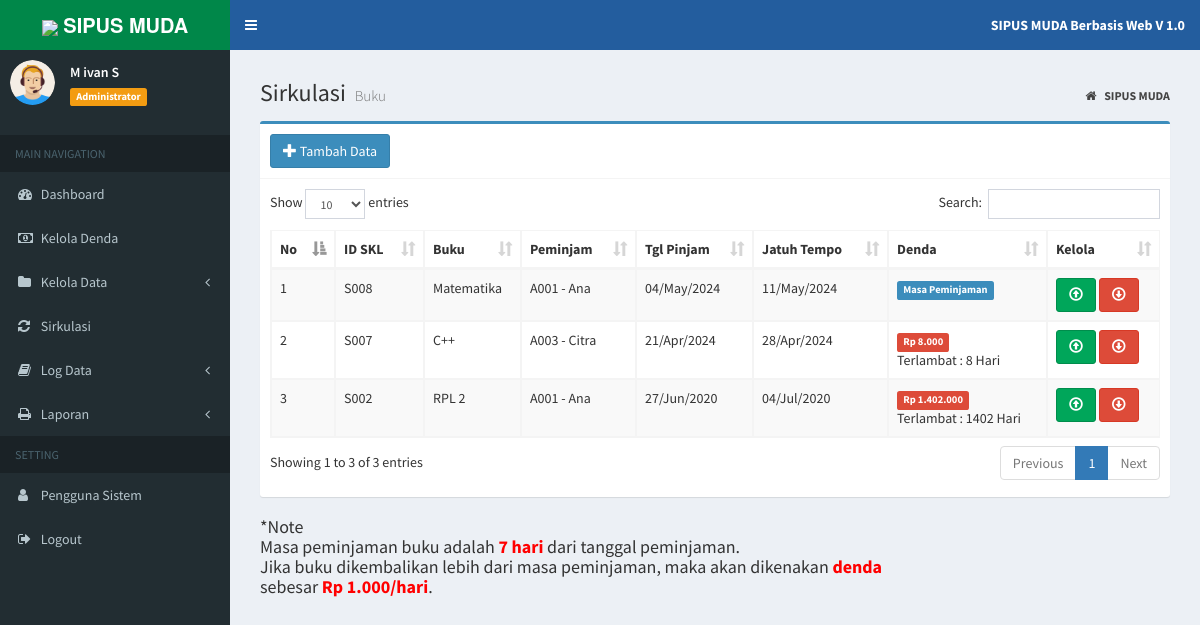
The app's page /index.php?page=data_sirkul (signed in) with its own data.
### tables this page shows
CREATE TABLE `tb_sirkulasi` (
  `id_sk` varchar(20) NOT NULL,
  `id_buku` varchar(10) NOT NULL,
  `id_anggota` varchar(10) NOT NULL,
  `tgl_pinjam` date NOT NULL,
  `tgl_kembali` date NOT NULL,
  `tgl_dikembalikan` date DEFAULT NULL,
  `status` enum('PIN','KEM') NOT NULL
);

CREATE TABLE `tb_buku` (
  `id_buku` varchar(10) NOT NULL,
  `judul_buku` varchar(30) NOT NULL,
  `pengarang` varchar(30) NOT NULL,
  `penerbit` varchar(30) NOT NULL,
  `th_terbit` year(4) NOT NULL
);

CREATE TABLE `tb_anggota` (
  `id_anggota` varchar(10) NOT NULL,
  `username` varchar(25) NOT NULL,
  `password` varchar(255) NOT NULL,
  `nama` varchar(20) NOT NULL,
  `jekel` enum('Laki-laki','Perempuan') NOT NULL,
  `kelas` varchar(50) NOT NULL,
  `no_hp` varchar(15) NOT NULL,
  `tempat_lahir` varchar(50) DEFAULT NULL,
  `lahir` date DEFAULT NULL,
  `alamat` varchar(255) DEFAULT NULL
);

CREATE TABLE `tb_denda` (
  `id` int(2) NOT NULL,
  `denda` int(6) NOT NULL
);

### admin/sirkul/data_sirkul.php (the view, shortened to what this page needs)
<section class="content-header">
	<h1>
		Sirkulasi
		<small>Buku</small>
	</h1>
	<ol class="breadcrumb">
		<li>
			<a href="index.php">
				<i class="fa fa-home"></i>
				<b>SIPUS MUDA</b>
			</a>
		</li>
	</ol>
</section>
<?php
if ($data_level == "Administrator") {
?>
	<section class="content">
		<div class="box box-primary">
			<div class="box-header with-border">
				<a href="?page=add_sirkul" title="Tambah Data" class="btn btn-primary">
					<i class="glyphicon glyphicon-plus"></i> Tambah Data</a>
			</div>
			<div class="box-body">
				<div class="table-responsive">
					<table id="example1" class="table table-bordered table-striped">
						<thead>
							<tr>
								<th>No</th>
								<th>ID SKL</th>
								<th>Buku</th>
								<th>Peminjam</th>
								<th>Tgl Pinjam</th>
								<th>Jatuh Tempo</th>
								<th>Denda</th>
								<th>Kelola</th>
							</tr>
						</thead>
						<tbody>
							<?php
							$no = 1;
							$sql = $koneksi->query("SELECT s.id_sk, b.judul_buku,
				  a.id_anggota,
				  a.nama,
				  s.tgl_pinjam,
				  s.tgl_kembali
                  from tb_sirkulasi s inner join tb_buku b on s.id_buku=b.id_buku
				  inner join tb_anggota a on s.id_anggota=a.id_anggota where status='PIN' order by tgl_pinjam desc");
							while ($data = $sql->fetch_assoc()) {
							?>
								<tr>
									<td>
										<?php echo $no++; ?>
									</td>
									<td>
										<?php echo $data['id_sk']; ?>
									</td>
									<td>
										<?php echo $data['judul_buku']; ?>
									</td>
									<td>
										<?php echo $data['id_anggota']; ?>
										-
										<?php echo $data['nama']; ?>
									</td>
									<td>
										<?php $tgl = $data['tgl_pinjam'];
										echo date("d/M/Y", strtotime($tgl)) ?>
									</td>
									<td>
										<?php $tgl = $data['tgl_kembali'];
										echo date("d/M/Y", strtotime($tgl)) ?>
									</td>
									<?php
									$sql_cek = "SELECT * FROM tb_denda";
									$query_cek = mysqli_query($koneksi, $sql_cek);
									$data_cek = mysqli_fetch_array($query_cek, MYSQLI_BOTH);
									$u_denda = $data_cek['denda'];
									$rupiah = "Rp " . number_format($u_denda, 0, ",", ".");
									$tgl1 = date("Y-m-d");
									$tgl2 = $data['tgl_kembali'];
									$pecah1 = explode("-", $tgl1);
									$date1 = $pecah1[2];
									$month1 = $pecah1[1];
									$year1 = $pecah1[0];
									$pecah2 = explode("-", $tgl2);
									$date2 = $pecah2[2];
									$month2 = $pecah2[1];
									$year2 =  $pecah2[0];
									$jd1 = GregorianToJD($month1, $date1, $year1);
									$jd2 = GregorianToJD($month2, $date2, $year2);
									$selisih = $jd1 - $jd2;
									$denda = $selisih * $u_denda;
									$dendarupiah = "Rp " . number_format($denda, 0, ",", ".");
									?>
									<td>
										<?php if ($selisih <= 0) { ?>
											<span class="label label-primary">Masa Peminjaman</span>
										<?php } elseif ($selisih > 0) { ?>
											<span class="label label-danger">
												<?= $dendarupiah ?>
											</span>
											<br> Terlambat :
											<?= $selisih ?>
											Hari
									</td>
								<?php } ?>
								<td>
									<a href="?page=panjang&kode=<?php echo $data['id_sk']; ?>" onclick="return confirm('Perpanjang Data Ini ?')" title="Perpanjang" class="btn btn-success">
										<i class="glyphicon glyphicon-upload"></i>
									</a>
									<a href="?page=kembali&kode=<?php echo $data['id_sk']; ?>" onclick="return confirm('Kembalikan Buku Ini ?')" title="Kembalikan" class="btn btn-danger">
										<i class="glyphicon glyphicon-download"></i>
								</td>
								</tr>
							<?php
							}
							?>
						</tbody>
					</table>
				</div>
			</div>
		</div>
		<h4> *Note
			<br> Masa peminjaman buku adalah <span style="color:red; font-weight:bold;">7 hari</span> dari tanggal peminjaman.
			<br> Jika buku dikembalikan lebih dari masa peminjaman, maka akan dikenakan <span style="color:red; font-weight:bold;">denda</span>
			<br> sebesar <span style="color:red; font-weight:bold;"><?php echo $rupiah; ?>/hari</span>.
		</h4>
	</section>
<?php
}
?>

### index.php (shortened to what this page needs)
<?php
if (isset($_SESSION["ses_username"]) == "") {
	header("location: login.php");
} else {
	$data_nama = $_SESSION["ses_nama"];
	$data_level = $_SESSION["ses_level"];
}
include "inc/koneksi.php";
?>
<!DOCTYPE html>
<html>
<head>
	<link rel="stylesheet" href="bootstrap/css/bootstrap.min.css">
	<link rel="stylesheet" href="https://cdnjs.cloudflare.com/ajax/libs/font-awesome/4.5.0/css/font-awesome.min.css">
	<link rel="stylesheet" href="https://cdnjs.cloudflare.com/ajax/libs/ionicons/2.0.1/css/ionicons.min.css">
	<link rel="stylesheet" href="plugins/datatables/dataTables.bootstrap.css">
	<link rel="stylesheet" href="plugins/select2/select2.min.css">
	<link rel="stylesheet" href="dist/css/AdminLTE.min.css">
	<link rel="stylesheet" href="dist/css/skins/_all-skins.min.css">
</head>
<body class="hold-transition skin-green sidebar-mini">
	<div class="wrapper">
		<header class="main-header">
			<a href="index.php" class="logo">
				<span class="logo-lg">
					<img src="dist/img/smp.png" width="37px">
					<b>SIPUS MUDA</b>
				</span>
			</a>
			<nav class="navbar navbar-static-top">
				<a href="#" class="sidebar-toggle" data-toggle="offcanvas" role="button">
				</a>
				<div class="navbar-custom-menu">
					<ul class="nav navbar-nav">
						<li class="dropdown messages-menu">
							<a class="dropdown-toggle">
								<span>
									<b>
									SIPUS MUDA Berbasis Web V 1.0
									</b>
								</span>
							</a>
						</li>
					</ul>
				</div>
			</nav>
		</header>
		<aside class="main-sidebar">
			<section class="sidebar">
				</<b>
				<div class="user-panel">
					<div class="pull-left image">
						<img src="dist/img/avatar.png" class="img-circle" alt="User Image">
					</div>
					<div class="pull-left info">
						<p>
							<?php echo $data_nama; ?>
						</p>
						<span class="label label-warning">
							<?php echo $data_level; ?>
						</span>
					</div>
				</div>
				<ul class="sidebar-menu">
					<li class="header">MAIN NAVIGATION</li>
					<?php
					if ($data_level == "Administrator") {
					?>
						<li class="treeview">
							<a href="?page=admin">
								<i class="fa fa-dashboard"></i>
								<span>Dashboard</span>
							</a>
						</li>
						<li class="treeview">
							<a href="?page=MyApp/denda">
								<i class="fa fa-money"></i>
								<span>Kelola Denda</span>
							</a>
						</li>
						<li class="treeview">
							<a href="#">
								<i class="fa fa-folder"></i>
								<span>Kelola Data</span>
								<span class="pull-right-container">
									<i class="fa fa-angle-left pull-right"></i>
								</span>
							</a>
						</li>
						<li class="treeview">
							<a href="?page=data_sirkul">
								<i class="fa fa-refresh"></i>
								<span>Sirkulasi</span>
							</a>
						</li>
						<li class="treeview">
							<a href="#">
								<i class="fa fa-book"></i>
								<span>Log Data</span>
								<span class="pull-right-container">
									<i class="fa fa-angle-left pull-right"></i>
								</span>
							</a>
						</li>
						<li class="treeview">
							<a href="#">
								<i class="fa fa-print"></i>
								<span>Laporan</span>
								<span class="pull-right-container">
									<i class="fa fa-angle-left pull-right"></i>
								</span>
							</a>
						</li>
						<li class="header">SETTING</li>
						<li class="treeview">
							<a href="?page=MyApp/data_pengguna">
								<i class="fa fa-user"></i>
								<span>Pengguna Sistem</span>
							</a>
						</li>
					<?php
					}
					?>
					<li>
						<a href="logout.php" onclick="return confirm('Anda yakin keluar dari aplikasi ?')">
							<i class="fa fa-sign-out"></i>
							<span>Logout</span>
						</a>
					</li>
			</section>
		</aside>
		<div class="content-wrapper">
			<section class="content">
				<?php
				if (isset($_GET['page'])) {
					$hal = $_GET['page'];
					switch ($hal) {
						case 'data_sirkul':
							include "admin/sirkul/data_sirkul.php";
							break;
					}
				}
				?>
			</section>
		</div>
</body>
</html>

### index.php (style rules this page uses)
body { background: rgba(0, 0, 0, 0.2); }

### records on screen
tb_sirkulasi: id_sk "S008", id_buku.judul_buku "Matematika", id_anggota.id_anggota "A001", id_anggota.nama "Ana", tgl_pinjam "04/May/2024", tgl_kembali "11/May/2024", shows "Masa Peminjaman"
tb_sirkulasi: id_sk "S007", id_buku.judul_buku "C++", id_anggota.id_anggota "A003", id_anggota.nama "Citra", tgl_pinjam "21/Apr/2024", tgl_kembali "28/Apr/2024", tgl_kembali.denda "Rp 8.000", tgl_kembali "8"
tb_sirkulasi: id_sk "S002", id_buku.judul_buku "RPL 2", id_anggota.id_anggota "A001", id_anggota.nama "Ana", tgl_pinjam "27/Jun/2020", tgl_kembali "04/Jul/2020", tgl_kembali.denda "Rp 1.402.000", tgl_kembali "1402"
tb_denda: denda "Rp 1.000"

### other values on screen
$data_nama "M ivan S"
$data_level "Administrator"
